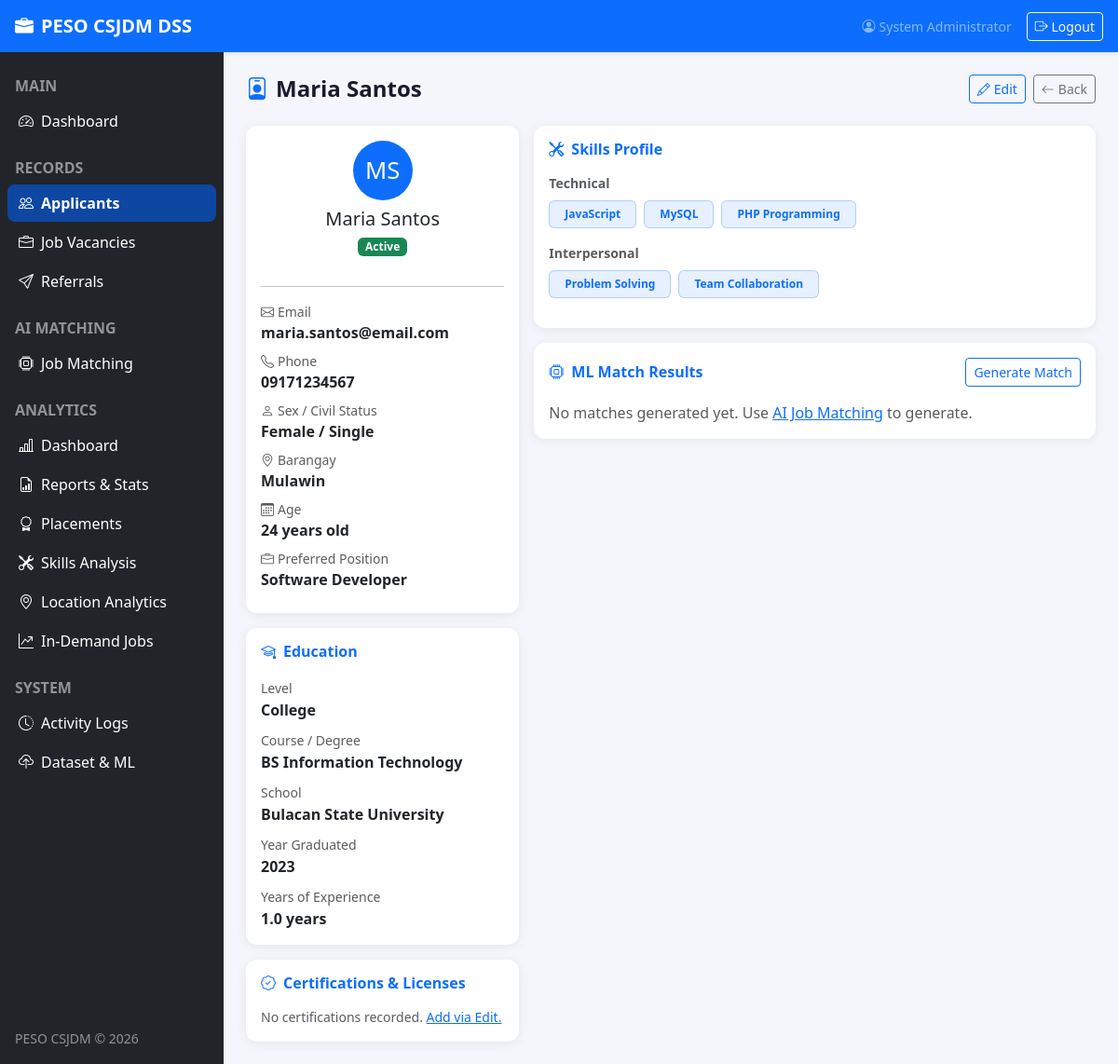
Page /applicant_view.php?id=1 (signed in) on the committed database.
### tables this page shows
CREATE TABLE applicants (
    id                 INT PRIMARY KEY AUTO_INCREMENT,
    first_name         VARCHAR(60)  NOT NULL,
    last_name          VARCHAR(60)  NOT NULL,
    email              VARCHAR(100),
    phone              VARCHAR(20),
    age                TINYINT UNSIGNED,
    sex                ENUM('Male','Female'),
    civil_status       ENUM('Single','Married','Widowed','Separated'),
    address            TEXT,
    barangay           VARCHAR(100),
    education_level    ENUM('Elementary','High School','Vocational','College','Post-Graduate') NOT NULL,
    course             VARCHAR(150),
    school             VARCHAR(150),
    year_graduated     YEAR,
    years_experience   DECIMAL(4,1) DEFAULT 0,
    preferred_position VARCHAR(100),
    status             ENUM('active','placed','inactive') DEFAULT 'active',
    created_by         INT,
    created_at         TIMESTAMP DEFAULT CURRENT_TIMESTAMP,
    updated_at         TIMESTAMP DEFAULT CURRENT_TIMESTAMP ON UPDATE CURRENT_TIMESTAMP,
    FOREIGN KEY (created_by) REFERENCES users(id) ON DELETE SET NULL
);

### includes/auth.php (called while the page is built, shortened)
<?php
function h(string $s): string {
    return htmlspecialchars($s, ENT_QUOTES | ENT_SUBSTITUTE, 'UTF-8');
}

### config/db.php (called while the page is built, shortened)
<?php
function db(): PDO {
    static $pdo = null;
    if ($pdo === null) {
        $dsn = 'mysql:host=' . DB_HOST . ';dbname=' . DB_NAME . ';charset=' . DB_CHARSET;
        $opts = [
            PDO::ATTR_ERRMODE            => PDO::ERRMODE_EXCEPTION,
            PDO::ATTR_DEFAULT_FETCH_MODE => PDO::FETCH_ASSOC,
            PDO::ATTR_EMULATE_PREPARES   => false,
        ];
        $pdo = new PDO($dsn, DB_USER, DB_PASS, $opts);
    }
    return $pdo;
}

### includes/functions.php (called while the page is built, shortened)
<?php
require_once __DIR__ . '/../config/db.php';
function getApplicantCertifications(int $applicantId): array {
    $stmt = db()->prepare('SELECT * FROM applicant_certifications WHERE applicant_id = ? ORDER BY date_issued DESC, id DESC');
    $stmt->execute([$applicantId]);
    return $stmt->fetchAll();
}

### applicant_view.php (the view, shortened to what this page needs)
<?php
require_once __DIR__ . '/includes/auth.php';
require_once __DIR__ . '/config/db.php';
require_once __DIR__ . '/includes/functions.php';
$id  = (int)($_GET['id'] ?? 0);
$pdo = db();
$stmt = $pdo->prepare('SELECT * FROM applicants WHERE id = ?');
$stmt->execute([$id]);
$a = $stmt->fetch();
$skills = $pdo->prepare('SELECT * FROM applicant_skills WHERE applicant_id = ? ORDER BY skill_type, skill');
$skills->execute([$id]);
$skillList = $skills->fetchAll();
$certs = getApplicantCertifications($id);
$matches = $pdo->prepare("
    SELECT r.*, jv.job_title, jv.company
    FROM recommendations r
    JOIN job_vacancies jv ON jv.id = r.job_id
    WHERE r.applicant_id = ?
    ORDER BY r.match_score DESC
    LIMIT 10
");
$matches->execute([$id]);
$matchList = $matches->fetchAll();
require_once __DIR__ . '/includes/header.php';
?>
<div class="page-header">
  <h4><i class="bi bi-person-badge me-2 text-primary"></i><?= h($a['first_name'] . ' ' . $a['last_name']) ?></h4>
  <div class="d-flex gap-2">
    <a href="/applicant_edit.php?id=<?= $id ?>" class="btn btn-outline-primary btn-sm"><i class="bi bi-pencil me-1"></i>Edit</a>
    <a href="/applicants.php" class="btn btn-outline-secondary btn-sm"><i class="bi bi-arrow-left me-1"></i>Back</a>
  </div>
</div>
<div class="row g-3">
  <div class="col-md-4">
    <div class="card stat-card p-3 mb-3">
      <div class="text-center mb-3">
        <div class="bg-primary text-white rounded-circle d-inline-flex align-items-center justify-content-center mb-2" style="width:64px;height:64px;font-size:1.6rem;">
          <?= strtoupper(substr($a['first_name'],0,1) . substr($a['last_name'],0,1)) ?>
        </div>
        <h5 class="mb-1"><?= h($a['first_name'] . ' ' . $a['last_name']) ?></h5>
        <?php $sc = ['active'=>'success','placed'=>'warning','inactive'=>'secondary'][$a['status']] ?? 'secondary'; ?>
        <span class="badge bg-<?= $sc ?> mt-1"><?= ucfirst($a['status']) ?></span>
      </div>
      <hr>
      <?php $info = [
        ['bi-envelope',   'Email',              $a['email'] ?? '—'],
        ['bi-telephone',  'Phone',              $a['phone'] ?? '—'],
        ['bi-person',     'Sex / Civil Status', ($a['sex'] ?? '—') . ' / ' . ($a['civil_status'] ?? '—')],
        ['bi-geo-alt',    'Barangay',           $a['barangay'] ?? '—'],
        ['bi-calendar3',  'Age',                $a['age'] ? $a['age'] . ' years old' : '—'],
        ['bi-briefcase',  'Preferred Position', $a['preferred_position'] ?? '—'],
      ]; foreach ($info as [$icon,$label,$val]): ?>
      <div class="mb-2">
        <div class="text-muted small"><i class="bi <?= $icon ?> me-1"></i><?= $label ?></div>
        <div class="fw-semibold"><?= h($val) ?></div>
      </div>
      <?php endforeach; ?>
    </div>
    <div class="card stat-card p-3 mb-3">
      <h6 class="fw-semibold text-primary mb-3"><i class="bi bi-mortarboard me-2"></i>Education</h6>
      <div class="mb-2"><small class="text-muted">Level</small><div class="fw-semibold"><?= h($a['education_level']) ?></div></div>
      <div class="mb-2"><small class="text-muted">Course / Degree</small><div class="fw-semibold"><?= h($a['course'] ?? '—') ?></div></div>
      <div class="mb-2"><small class="text-muted">School</small><div class="fw-semibold"><?= h($a['school'] ?? '—') ?></div></div>
      <div class="mb-2"><small class="text-muted">Year Graduated</small><div class="fw-semibold"><?= h($a['year_graduated'] ?? '—') ?></div></div>
      <div><small class="text-muted">Years of Experience</small><div class="fw-semibold"><?= $a['years_experience'] ?> years</div></div>
    </div>
    <div class="card stat-card p-3">
      <h6 class="fw-semibold text-primary mb-3"><i class="bi bi-patch-check me-2"></i>Certifications &amp; Licenses</h6>
      <?php if ($certs): ?>
      <?php foreach ($certs as $c): ?>
      <div class="mb-3 pb-2 border-bottom">
        <div class="fw-semibold"><?= h($c['cert_name']) ?></div>
        <?php if ($c['issuing_body']): ?><small class="text-muted"><?= h($c['issuing_body']) ?></small><?php endif; ?>
        <?php if ($c['date_issued']): ?>
        <div class="small text-muted mt-1">
          Issued: <?= date('M d, Y', strtotime($c['date_issued'])) ?>
          <?php if ($c['expiry_date']): ?> &bull; Expires: <?= date('M d, Y', strtotime($c['expiry_date'])) ?><?php endif; ?>
        </div>
        <?php endif; ?>
      </div>
      <?php endforeach; ?>
      <?php else: ?>
      <p class="text-muted mb-0 small">No certifications recorded. <a href="/applicant_edit.php?id=<?= $id ?>">Add via Edit.</a></p>
      <?php endif; ?>
    </div>
  </div>
  <div class="col-md-8">
    <div class="card stat-card p-3 mb-3">
      <h6 class="fw-semibold text-primary mb-3"><i class="bi bi-tools me-2"></i>Skills Profile</h6>
      <?php
      $grouped = [];
      foreach ($skillList as $s) $grouped[$s['skill_type']][] = $s['skill'];
      foreach ($grouped as $type => $skills):
      ?>
      <div class="mb-3">
        <small class="text-muted fw-semibold d-block mb-2"><?= h($type) ?></small>
        <div class="d-flex flex-wrap gap-2">
          <?php foreach ($skills as $sk): ?>
          <span class="badge bg-primary bg-opacity-10 text-primary border border-primary border-opacity-25 px-3 py-2"><?= h($sk) ?></span>
          <?php endforeach; ?>
        </div>
      </div>
      <?php endforeach; ?>
    </div>
    <div class="card stat-card p-3">
      <div class="d-flex justify-content-between align-items-center mb-3">
        <h6 class="fw-semibold text-primary mb-0"><i class="bi bi-cpu me-2"></i>ML Match Results</h6>
        <a href="/matching.php" class="btn btn-sm btn-outline-primary">Generate Match</a>
      </div>
      <?php if ($matchList): ?>
      <div class="table-responsive">
        <table class="table table-sm table-hover">
          <thead><tr><th>Rank</th><th>Job Title</th><th>Company</th><th>Score</th><th>Status</th></tr></thead>
          <tbody>
          <?php foreach ($matchList as $m): ?>
          <tr>
            <td><?php echo "<span class='badge " . (['rank-1','rank-2','rank-3'][$m['rank_position']-1] ?? 'rank-n') . " px-2'>#" . $m['rank_position'] . "</span>"; ?></td>
            <td class="fw-semibold"><?= h($m['job_title']) ?></td>
            <td><?= h($m['company']) ?></td>
            <td>
              <?php $pct = round($m['match_score'] * 100); $cls = $pct >= 70 ? 'score-high' : ($pct >= 40 ? 'score-mid' : 'score-low'); ?>
              <span class="score-badge <?= $cls ?>"><?= $pct ?>%</span>
            </td>
            <td><span class="badge bg-<?= ['pending'=>'secondary','referred'=>'success','rejected'=>'danger'][$m['status']] ?? 'secondary' ?>"><?= ucfirst($m['status']) ?></span></td>
          </tr>
          <?php endforeach; ?>
          </tbody>
        </table>
      </div>
      <?php else: ?>
      <p class="text-muted mb-0">No matches generated yet. Use <a href="/matching.php">AI Job Matching</a> to generate.</p>
      <?php endif; ?>
    </div>
  </div>
</div>
<?php require_once __DIR__ . '/includes/footer.php'; ?>

### assets/css/style.css (style rules this page uses)
:root { --peso-blue: #0d47a1; --peso-light: #e8f0fe; --sidebar-bg: #1a1a2e; --card-radius: 12px; }
body { font-family: 'Segoe UI', sans-serif; background: #f4f6fb; }
.stat-card { border: none; border-radius: var(--card-radius); box-shadow: 0 2px 12px rgba(0,0,0,.07); transition: transform .15s, box-shadow .15s; }
.page-header { display: flex; align-items: center; justify-content: space-between; margin-bottom: 1.5rem; }
.page-header h4 { margin: 0; font-weight: 700; color: #1a1a2e; }

### rows in the picture
applicants: first_name+last_name "Maria Santos", first_name+last_name "MS", status "Active", preferred_position "Software Developer", education_level "College", course "BS Information Technology", school "Bulacan State University", year_graduated "2023", years_experience "1.0"

### other values in the picture
currentUser()['full_name'] "System Administrator"
$label "Email"
$val "maria.santos@email.com"
$label "Phone"
$val "09171234567"
$label "Sex / Civil Status"
$val "Female / Single"
$label "Barangay"
$val "Mulawin"
$label "Age"
$val "24 years old"
$label "Preferred Position"
$type "Technical"
$sk "JavaScript"
$sk "MySQL"
